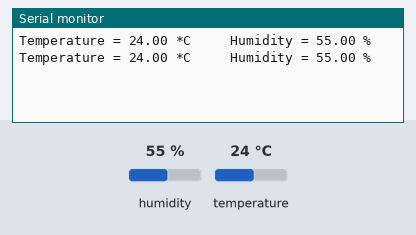
Bench run of a sketch on a simulated Arduino Uno, built with avr-gcc and run on an emulated ATmega328P. Shown: the last lines printed to the serial monitor. The inputs (shaded band) are chosen by the test bench; at power-on: humidity 55 %, temperature 24 °C.

Above: at 10.8 s.
10.9 s: humidity set to 22 %
At 20.7 s:
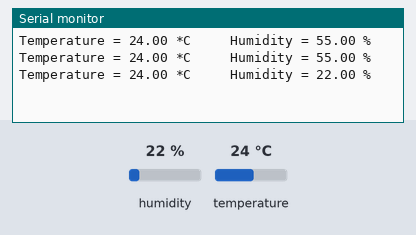
20.9 s: temperature set to 12 °C
At 30.7 s:
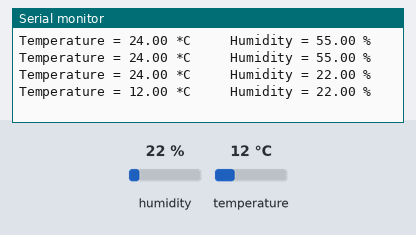
30.9 s: humidity set to 40 %
At 40.9 s:
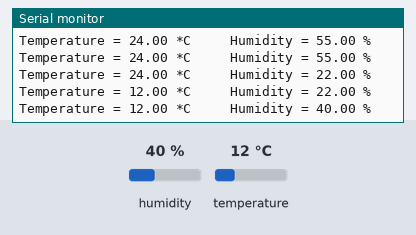
Timing chart, 0 to 42.4 s (numbered marks = the images above; inputs shaded):
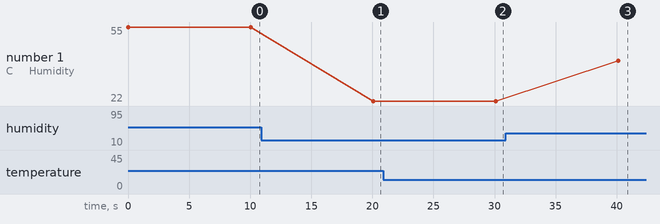

Measured:
- after the input at 10.9 s, the serial monitor: prints a new line after 9.2 s (image 1)
- after the input at 20.9 s, the serial monitor: prints a new line after 9.2 s (image 2)
- after the input at 30.9 s, the serial monitor: prints a new line after 9.2 s (image 3)
- plotted number 1: 55 → 22 after the input at 10.9 s, 22 → 40 after the input at 30.9 s

The sketch:

temp_hum.ino
```cpp
#include <dht11.h>
#define dataPin 2 // Defines pin number to which the sensor is connected
dht11 DHT; // Creats a DHT object
void setup() {
  Serial.begin(9600);
}
void loop() {

  int readData = DHT.read(dataPin); // Reads the data from the sensor
  float t = DHT.temperature; // Gets the values of the temperature
  float h = DHT.humidity; // Gets the values of the humidity

  // Printing the results on the serial monitor
  Serial.print("Temperature = ");
  Serial.print(t);
  Serial.print(" *C ");
  Serial.print("    Humidity = ");
  Serial.print(h);
  Serial.println(" % ");

  delay(10000); // Delays 2 secods, as the DHT22 sampling rate is 0.5Hz
}
```
